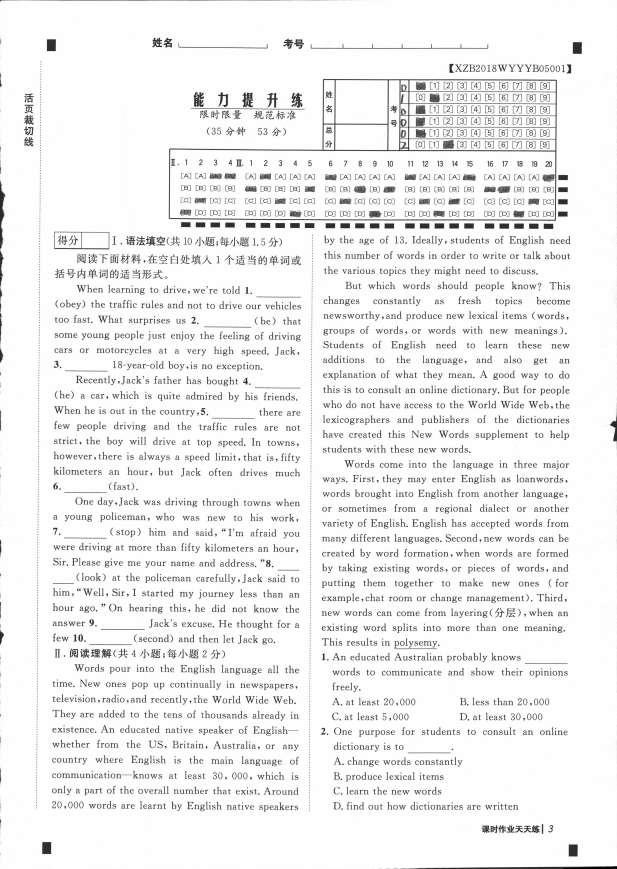
#> input picture test.jpg, 2467 x 3473 px (shown at 1/4 size)
$ python new_detect_paper.py   (Python 2 division)   (older library calls are emulated)
#> lines starting #> are read from the running program, lines starting #| are printed output that depends on the picture; after the words box and inside, x2 and y2 are one past the last pixel; in counts of white or black regions, pixels touching at a corner belong together
### new_rec_ans_area.py
#-*-coding:utf-8 -*-
import cv2
import numpy as np
from PIL import Image
import imutils
from imutils import contours
from imutils.perspective import four_point_transform
import os
import json
from PIL import Image,ImageDraw,ImageOps
from rec_ans_area_base import RecAnsAreaBase
from detect_image_std import ImageDetect

# [10 lines left out: function mylog, not called in this run]

class RecAnsArea:
    """识别出试卷上的类答题卡区域
    """

    def __init__(self,image_path="test.jpg",paperno=None):
#> called with image_path = 'test.jpg'
        self.paperno = paperno
        self.image_path = image_path
        self.image = cv2.imread(self.image_path)
#> self.image is the input picture: shape (3473, 2467, 3); min 0, max 255, mean 240.3
        #膨胀操作后的图片
        self.dilate_image_path = None
        #腐蚀操作后的图片
        self.erode_image_path = None
        #反色后的图片
        self.inverse_image_path = None

        #图片的宽高度
        self.width = self.image.shape[1]
#> self.width = 2467
        self.height = self.image.shape[0]
#> self.height = 3473

        #图片转成灰度图
        self.gray = cv2.cvtColor(self.image, cv2.COLOR_BGR2GRAY)

        #边缘检测后的图
        self.edged = cv2.Canny(self.gray, 75, 200)
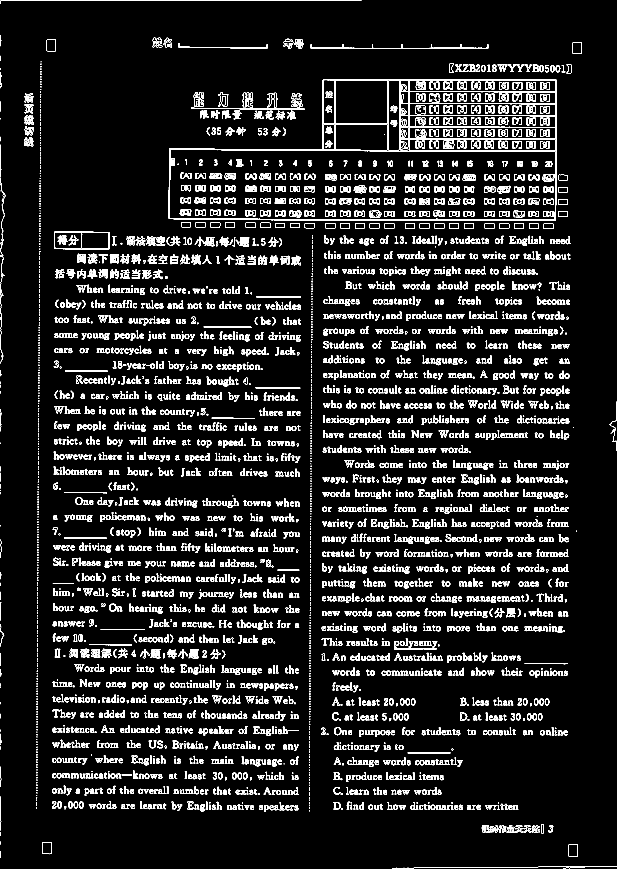
#> self.edged: shape (3473, 2467) (shown at 1/4 size); 4.8% white in thin lines or dots

        #对灰度图进行二值化处理
        ret,thresh = cv2.threshold(self.gray,0,250,cv2.THRESH_BINARY_INV | cv2.THRESH_OTSU)
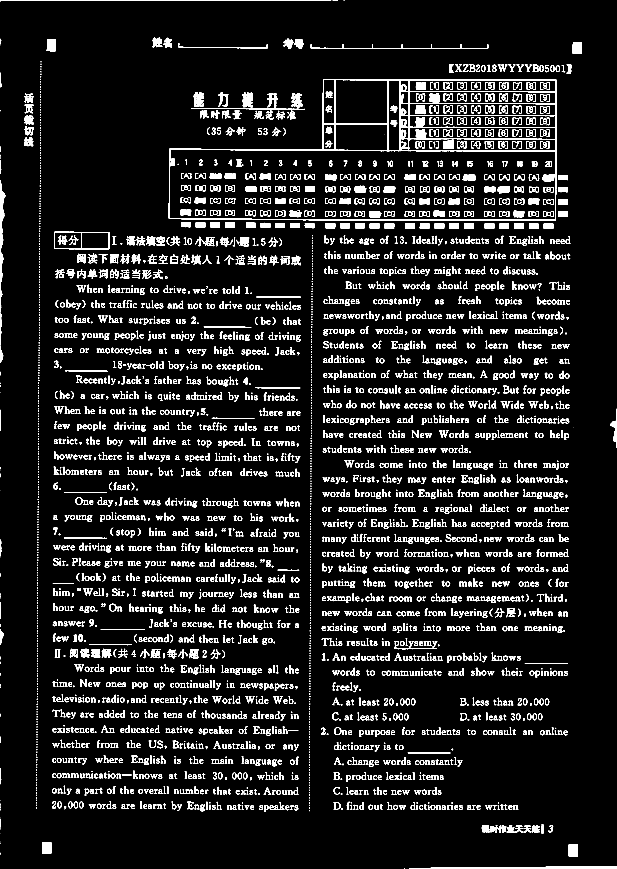
#> thresh: shape (3473, 2467) (shown at 1/4 size); values 0 (black) and 250 (white), 7% white; 4136 white regions (729 under 20 px), largest, box (x1, y1, x2, y2) and area: (675, 316, 2227, 883) 34908, (0, 721, 22, 1248) 4384, (1639, 3465, 2467, 3473) 3550
#> ret = 169
        self.thresh  = thresh
        #输出二值化操作后的图像
        spt_lst = os.path.splitext(self.image_path)
        close_path = spt_lst[0] + '_thresh' + spt_lst[1]
        cv2.imwrite(close_path,self.thresh)


    def get_std_point(self):
        """
        """
        img_dect = ImageDetect(self.image_path)
        #img_dect._init_dilate()
        img_dect.closeopration()
        img_dect.close_thresh()
        std_point = img_dect.get_std_point()
        return std_point


    # [24 lines left out: functions _erode, _erode_dilate, not called in this run]


    def _dilate(self,w=5,h=10):
        '''
        图像膨胀操作
        '''
#> called with w = 5, h = 5
        dilsize = cv2.getStructuringElement(cv2.MORPH_RECT,(w,h))
        self.dilate_image = cv2.dilate(self.thresh,dilsize)
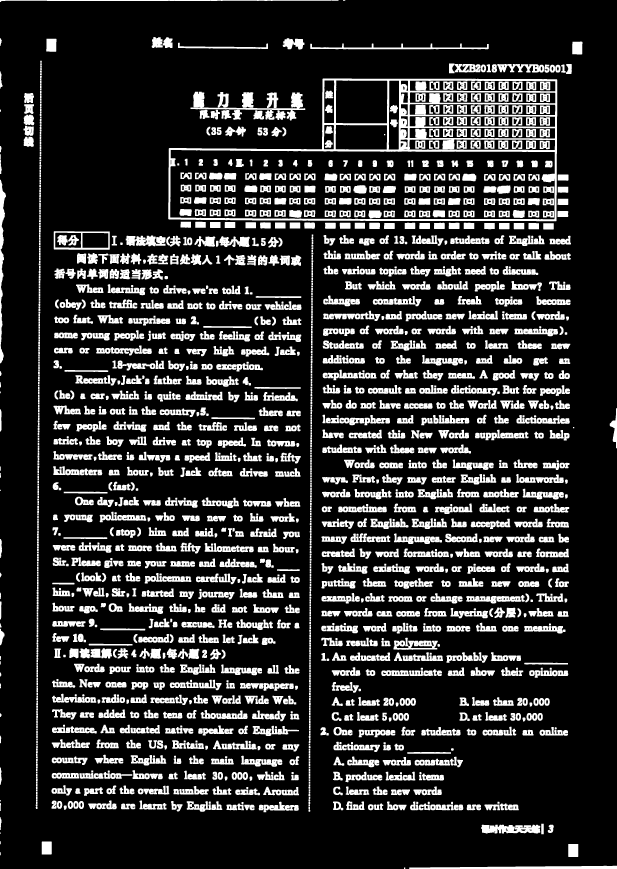
#> self.dilate_image: shape (3473, 2467) (shown at 1/4 size); values 0 (black) and 250 (white), 17.7% white; 2171 white regions (4 under 20 px)
        #输出膨胀操作后的图像
        spt_lst = os.path.splitext(self.image_path)
        close_path = spt_lst[0] + '_dilate' + spt_lst[1]
        cv2.imwrite(close_path,self.dilate_image)
        self.dilate_image_path = close_path
        return self.dilate_image

    # [92 lines left out: functions _dilate_erode, closeopration, close_thresh, _open, _close, cut_ans_area and 2 more, not called in this run]


    def get_ans_path(self,std_point=None):
        """识别出答案轮廓
        """
        dilate_image = self._dilate(5,5)
        cnts = cv2.findContours(dilate_image, cv2.RETR_TREE, cv2.CHAIN_APPROX_SIMPLE)
#> cnts = 4821 contours, 1166 with area under 20; largest, box (x1, y1, x2, y2) and area: (673, 314, 2229, 885) 707589, (680, 599, 2220, 878) 413935, (1343, 321, 1550, 494) 35098, (1639, 322, 2222, 366) 23885, (1638, 416, 2222, 461) 23274
        cnts = cv2.findContours(dilate_image, cv2.RETR_TREE, cv2.CHAIN_APPROX_NONE)
        cnts = cv2.findContours(dilate_image, cv2.RETR_EXTERNAL, cv2.RETR_CCOMP)
#> cnts = 1978 contours, 7 with area under 20; largest, box (x1, y1, x2, y2) and area: (673, 314, 2229, 885) 707589, (215, 925, 439, 999) 16078, (762, 367, 1221, 482) 8175, (0, 719, 24, 1453) 6613, (1925, 3299, 2161, 3334) 6256
        all_attr = cnts[1]
#> all_attr = 1978 rows, first 6: [1, -1, -1, -1], [2, 0, -1, -1], [3, 1, -1, -1], [4, 2, -1, -1], [5, 3, -1, -1], [6, 4, -1, -1]
        cnts = cnts[0] if imutils.is_cv2() else cnts[1]

        ans_area_path = None
        if len(cnts) > 0:
            cnts = sorted(cnts, key=cv2.contourArea, reverse=True)

            all_c = []
            all_cnts_dct = {}
            for c in cnts:
                peri = 0.01*cv2.arcLength(c, True)
#> peri = 42.5

                approx = cv2.approxPolyDP(c, peri, True)
#> approx = [[675, 594], [675, 877], [2224, 884], [2228, 319], [1291, 314], [1287, 597]]
                (x, y, w, h) = cv2.boundingRect(c)
#> x = 673; y = 314; w = 1556; h = 571

                if w > self.width/5 and x>100 and y>100 and h>100:

                    if x>self.width/2 and w<self.width/2:
                        continue

                    #标识出识别出的机型轮廓并输出
                    cv2.drawContours(self.image,c,-1,(255,0,255),3)
                    spt_lst = os.path.splitext(self.image_path)
                    draw_path = spt_lst[0] + '_draw' + spt_lst[1]
                    cv2.imwrite(draw_path,self.image)

                    all_c.append({'x':x,'y':y,'w':w,'h':h})

                    #设置切割点
                    cut_point = (x,y,x+w,y+h)
#> cut_point = (673, 314, 2229, 885)
                    #左、右上、右下
                    org_cut_point = ((x,y),(x+w,y),(x+w,y+h))
#> org_cut_point = ((673, 314), (2229, 314), (2229, 885))
                    #这里会导致XZB2018RJHXB02004答题卡轮廓识别错误
                    #cut_point = (x+5,y+5,x+w-10,y+h-10)
                    if self.get_std_point():
                        add_w = self.get_std_point()["w"]*1.5
                        add_h = self.get_std_point()["h"]
                        #cut_point = (x-add_w,y-add_h,x+w+add_w,y+h+add_h)
                        cut_point = (x,y,x+w+add_w,y+h+add_h)
                    else:
                        cut_point = (x-60,y-50,x+w+60,y+h+50)

                    cut_path = self.cut_ans_area(cut_point)
                    reaab = RecAnsAreaBase(cut_path)
                    base_cnts_count = reaab.rec_cnts()

                    all_cnts_dct[base_cnts_count] = cut_path,org_cut_point

            #从统计中找出轮廓数最多的作为答题卡
            #mylog(base_cnts_count=base_cnts_count)
            keys = all_cnts_dct.keys()
            keys.reverse()
            try:
                max_key = keys[0]
                ans_area_path = all_cnts_dct.get(max_key)[0]
                org_cut_point = all_cnts_dct.get(max_key)[1]
            except:
                ans_area_path = None
                org_cut_point = None

        #获取答案膨胀反色图片
        self.inverse_image_path = self.get_inverse_image(ans_area_path)
        return ans_area_path,org_cut_point,self.inverse_image_path,self.get_std_point()


def main():
    img_dect = RecAnsArea("test.jpg")
    ans_area_path,org_cut_point,inverse_image_path,std_point = img_dect.get_ans_path()


# [2 lines that do not run on import are left out]

### detect_image_std.py
#-*-coding:utf-8 -*-
import cv2
import numpy as np
from PIL import Image
import imutils
from imutils import contours
from imutils.perspective import four_point_transform
import os
import json
from PIL import Image,ImageDraw

def mylog(**kargs):
    '''
    '''
    k = kargs.keys()[0]
    from pprint import pprint
    print '\n\n\n\n-----------------------beigin----------------'
    #pprint '{}s:{}'.format((k,kargs.get(k)))
    pprint('{}:'.format(k))
    pprint(kargs.get(k))
    print '----------------------end--------------------\n\n\n\n'


class ImageDetect:

    def __init__(self,image_path="qingxie.jpg",quenos=None,std_ans_y=None):
        '''
        '''
#> called with image_path = 'test.jpg'

        self.quenos = quenos
        self.std_ans_y = std_ans_y

        self.image_path = image_path
        self.erode_image = None
        self.dilate_image = None
        self.kh_std_x = None
        self.kh_std_y = None
        self.kh_std_w = None
        self.kh_std_h = None
        self.edsize = cv2.getStructuringElement(cv2.MORPH_RECT,(15,20))
        self.edsize1 = cv2.getStructuringElement(cv2.MORPH_RECT,(15,20))

        self.init_dilsize = cv2.getStructuringElement(cv2.MORPH_RECT,(2,2))

        self.image = cv2.imread(self.image_path)
        self.image_obj = Image.open(self.image_path)

        #图片的宽度
        self.width = self.image.shape[1]
        self.height = self.image.shape[0]

        #设置切割点
        cut_box = (0,0,self.width*0.875,self.height*0.125)
#> cut_box = (0, 0, 2158.6, 434.1)
        cut_box = (self.width*0.875,0,self.width,self.height*0.125)
#> cut_box = (2158.6, 0, 2467, 434.1)
        cut_box = (0,0,self.width,self.height*0.125)
#> cut_box = (0, 0, 2467, 434.1)
        region = self.image_obj.crop(cut_box)
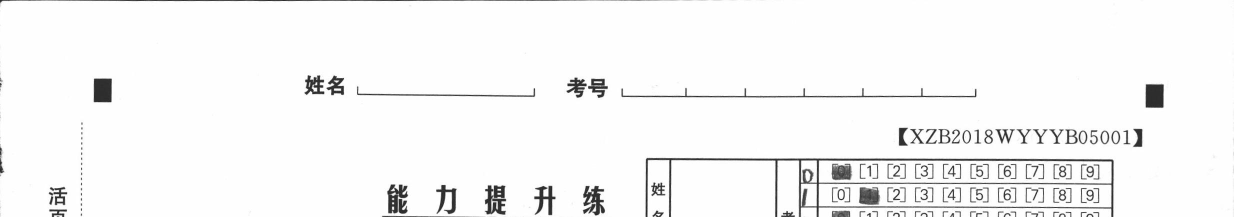
#> region: PIL image 2467x434 L (shown at 1/2 size); min 14, max 255, mean 245.8
        image_path_split = os.path.splitext(os.path.abspath(self.image_path))
        cut_image_path = image_path_split[0]+'_cut_std_point'+image_path_split[1]
        region.save(cut_image_path)
        self.image = cv2.imread(cut_image_path)
#> self.image: shape (434, 2467, 3); min 13, max 255, mean 245.7

        self.gray = cv2.cvtColor(self.image, cv2.COLOR_BGR2GRAY)
#> self.gray: shape (434, 2467)
        blurred = cv2.GaussianBlur(self.gray, (5, 5), 0)
        self.edged = cv2.Canny(self.gray, 75, 200)
#> self.edged: shape (434, 2467); 2.3% white in thin lines or dots
        self.thresh = cv2.threshold(self.gray.copy(),200,255,cv2.THRESH_BINARY_INV)[1]
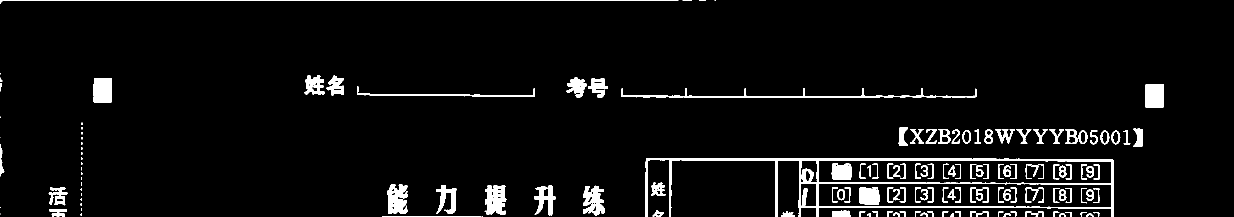
#> self.thresh: shape (434, 2467) (shown at 1/2 size); 4.8% white; 157 white regions (30 under 20 px), largest, box (x1, y1, x2, y2) and area: (1291, 316, 2228, 434) 11427, (1243, 176, 1953, 196) 2539, (0, 0, 1357, 8) 2323
        spt_lst = os.path.splitext(image_path)
        edged_path = spt_lst[0] + '_edged' + spt_lst[1]
        cv2.imwrite(edged_path,self.edged)

    # [9 lines left out: function _erode, not called in this run]

    def closeopration(self):
        kernel = cv2.getStructuringElement(cv2.MORPH_RECT, (20, 30))
        self.iClose = cv2.morphologyEx(self.image, cv2.MORPH_CLOSE, kernel)
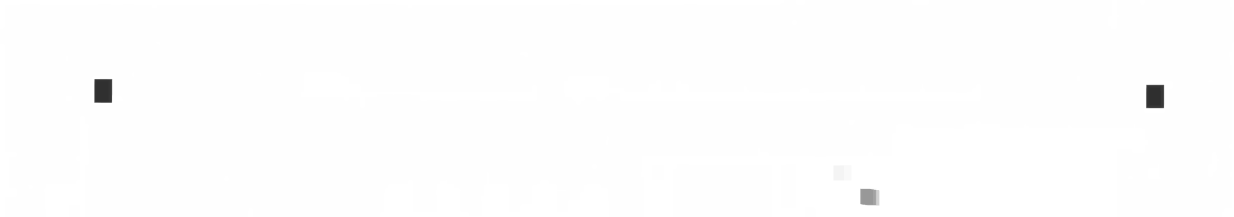
#> self.iClose: shape (434, 2467, 3) (shown at 1/2 size); min 47, max 255, mean 253.4
        spt_lst = os.path.splitext(self.image_path)
        close_path = spt_lst[0] + '_close' + spt_lst[1]
        cv2.imwrite(close_path,self.iClose)
        return self.iClose

    def close_thresh(self):
        self.close_gray = cv2.cvtColor(self.iClose, cv2.COLOR_BGR2GRAY)
        self.close_thresh = cv2.threshold(self.close_gray.copy(),200,255,cv2.THRESH_BINARY_INV)[1]
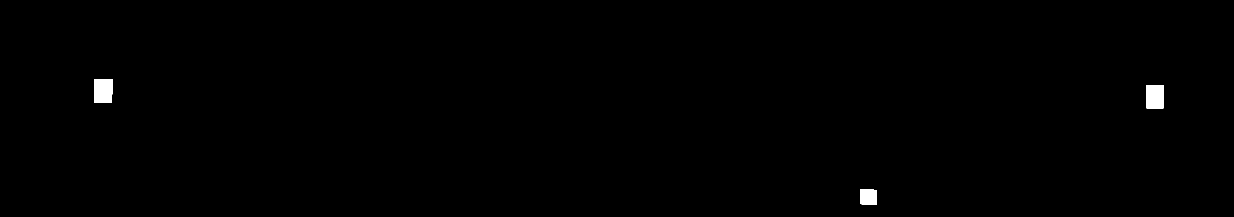
#> self.close_thresh: shape (434, 2467) (shown at 1/2 size); 0.41% white; 3 white regions
        spt_lst = os.path.splitext(self.image_path)
        close_path = spt_lst[0] + 'cut_std_point_close_thresh' + spt_lst[1]
        cv2.imwrite(close_path,self.close_thresh)


    # [17 lines left out: functions _dilate, _init_dilate, not called in this run]


    def get_std_point(self):
        '''
        提取已填涂轮廓
        '''
        img,cnts,_ = cv2.findContours(self.close_thresh, cv2.RETR_EXTERNAL , cv2.CHAIN_APPROX_SIMPLE)
#> cnts = 3 contours; box (x1, y1, x2, y2) and area: (189, 158, 225, 206) 1628, (2292, 170, 2328, 217) 1609, (1721, 378, 1753, 410) 938

        kh_lst = []
        dan_lst = []
        all_lst = []
        for c in cnts:
            peri = cv2.arcLength(c, True)
            approx = cv2.approxPolyDP(c, 0.1* peri, True)
            approx_length = cv2.arcLength(approx,True)

            (x, y, w, h) = cv2.boundingRect(c)
            all_lst.append({'x':x,'y':y,'w':w,'h':h})
#> this loop made 3 passes
#> (peri, approx, approx_length, x, y, w, h) on passes 1 to 3: (121.7, [[1721, 378], [1721, 407], [1752, 409], [1752, 380]], 120.1, 1721, 378, 32, 32), (160.8, [[2292, 170], [2292, 215], [2326, 216], [2327, 170]], 160, 2292, 170, 36, 47), (163.4, [[189, 158], [189, 205], [223, 205], [224, 158]], 163, 189, 158, 36, 48)
#> after the loop, all_lst = 3 items
        all_lst = sorted(all_lst,key=lambda x:x['x'])
        if all_lst:
            tmp = []
            mylog(all_lst=all_lst)
            for c in all_lst:
                h = c.get('h')
                w = c.get('w')
                x = c.get('x')
                y = c.get('y')
                if float(h)/w < 0.5 or float(h)/w > 1.95 or x<10 or y<10:
                    continue
                else:
                    mylog(c=c)
                    tmp.append(c)
            std_point = tmp[0] if tmp else None
            return std_point
            return tmp[0]
        else:
            return None


# [19 lines left out: functions get_std_point, get_std_point_1, not called in this run]


# [2 lines that do not run on import are left out]

### new_detect_paper.py
#-*-coding:utf-8 -*-
import os
import sys
import cv2
import collections
from collections import OrderedDict
from new_rec_ans_area import RecAnsArea
from rec_fill_cnts import get_ans_area_cnts
from new_rec_cnts_filter import CntsFilter
import numpy as np


# [11 lines left out: function mylog, not called in this run]


class DetectPaper:

    def __init__(self,path="test.jpg",quenos=[]):
        """
        """
        self.paper_path = path
        self.quenos = quenos
        self.ans_area_path = None
        self.org_cut_point = None
        self.inverse_image_path = None

    def get_ans_area_path(self):
        """获取答案区域
        """
        raaobj = RecAnsArea(self.paper_path)
        self.ans_area_path,\
            self.org_cut_point,\
                self.inverse_image_path,\
                self.std_point = raaobj.get_ans_path()

        #反色处理好的答题卡区域图片
        self.image = cv2.imread(self.inverse_image_path)
        #图片转成灰度图
        self.gray = cv2.cvtColor(self.image, cv2.COLOR_BGR2GRAY)
        #对灰度图进行二值化处理
        ret,thresh = cv2.threshold(self.gray,0,250,cv2.THRESH_BINARY_INV \
                        | cv2.THRESH_OTSU)
        self.thresh  = thresh

    def rec_all_fill_cnts(self):
        """
        """
        self.get_ans_area_path()
        all_cnts,std_kh_line = get_ans_area_cnts(self.inverse_image_path,self.std_point)
        #答题框高度
        #ah = self.org_cut_point[3]-self.org_cut_point[1]
        #mylog(all_cnts=all_cnts)
        return all_cnts,std_kh_line

    # [250 lines left out: functions get_roi, get_std_pixels, get_roi_points, get_kh_roi, filter_lines, filter_lines_en and 2 more, not called in this run]


if __name__ == "__main__":
    img_path = "test.jpg"
    #quenos = [1,4,7,8,9,10,11]
    #quenos = [1,2,3,4,5,6,7,8,9,10,11,12,13,14,15,16,17,18,19,20,21,22,23,24,25]
    quenos = [2,3,4,5]
    #quenos = [1,2,3,4,5,6,7,8,9]
    quenos = [1,2,3,4,5,6,7,8,9,10,11,12,13,14,15,16,17,18]
    #quenos = [1,2,3,4,5,6,7,8,9,10,11,12,13]
    quenos = [1,2,3,4,5,6,7,8,9,10,11]
    quenos = [1,4,7,8,9,10,11]
    quenos = [1,2,3,5,6,7,8,9,10,11,12,13,14]
    #quenos = [1,2,3,5,6,8,9,10,11,12,13]
    quenos = [1,2,3,4,5,6,7,8,9,10,11,12,13,14,15,21,22,23,24,25,26,27,28,29,30,31,32,33,34,35,36,37,38,39,40]
    quenos = [1,2,3,4,5,6,7,8,9,10,11,12,13,14,15,16,17,18,19,20,21,22,23,24]
    #quenos = [1,2,3,4,5,6]
    #quenos = [1,2,3,4,5,6,7,8,9,10,11,12,13]
    #quenos = [1,2,3,4,5,6,7,8,9,10]

    dpobj = DetectPaper(img_path,quenos)
#> (the run stopped early here; a loop or call above may not have finished)
